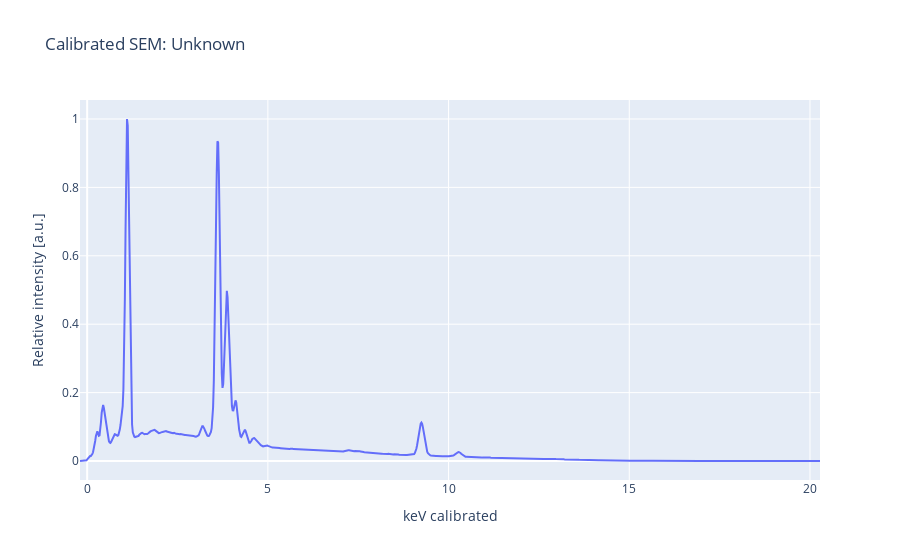

Notebook code cell kept with this figure:
### Code cell
# Now we plot the new and unknown spectrum

fig_unknown_plot = plotly_plot(
    x=s_un["kev_calibrated"],
    y_named=[s_un["intensity"], "TEM data"],
    vlines=s_un["peaks_keV"],
    vlines_name=s_un["peaks_names"],
    title=f"Calibrated {s_un['name']}",
    xaxis_title="keV calibrated",
)


fig_unknown_plot

### Figure 1 — Plotly figure (JSON) as saved in the notebook; plotly's stock layout.template omitted (floating-point values rounded to 4 significant figures; data arrays with more than 128 entries replaced by an {"elided": "..."} marker saying what was removed)
{"data": [{"mode": "lines", "name": "TEM data", "type": "scatter", "x": {"elided": "1024 float values"}, "y": {"elided": "1024 float values"}}], "layout": {"legend": {"title": {"text": "Legend"}}, "title": {"text": "Calibrated SEM: Unknown"}, "xaxis": {"title": {"text": "keV calibrated"}}, "yaxis": {"title": {"text": "Relative intensity [a.u.]"}}}}
